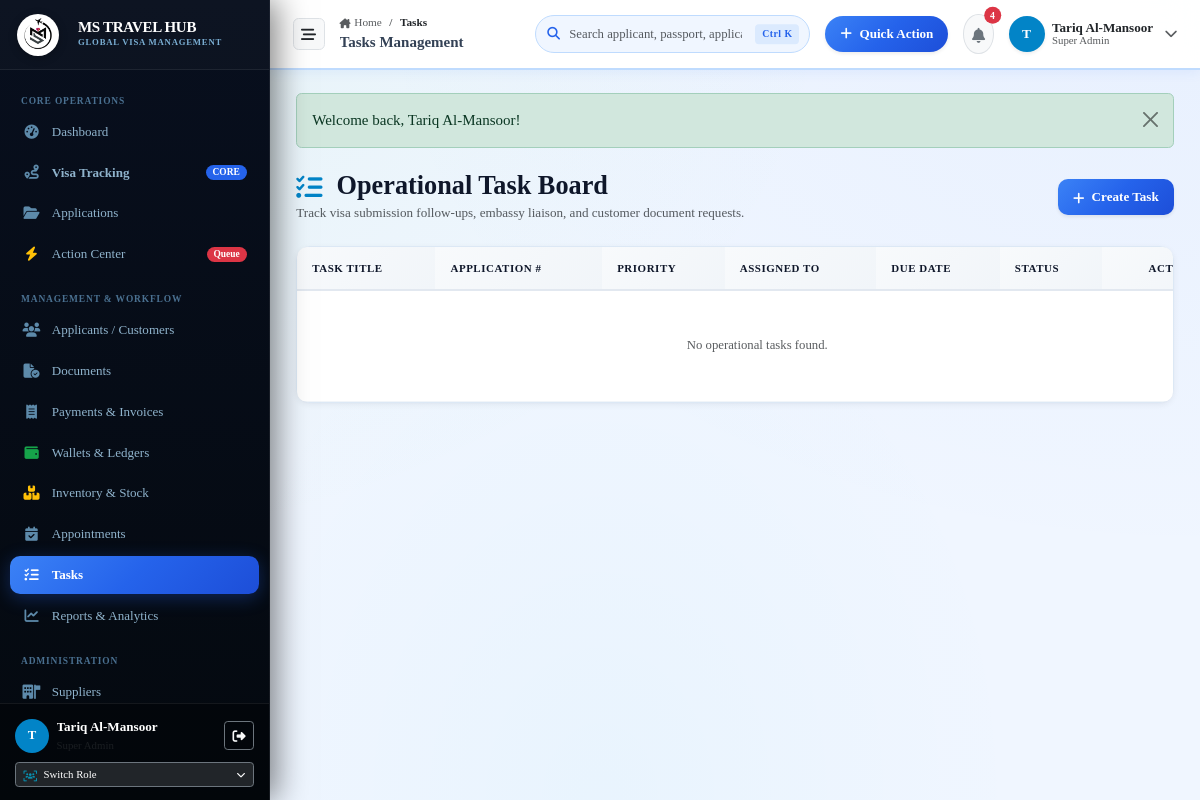
The page /tasks (signed in) on the database as committed earlier.
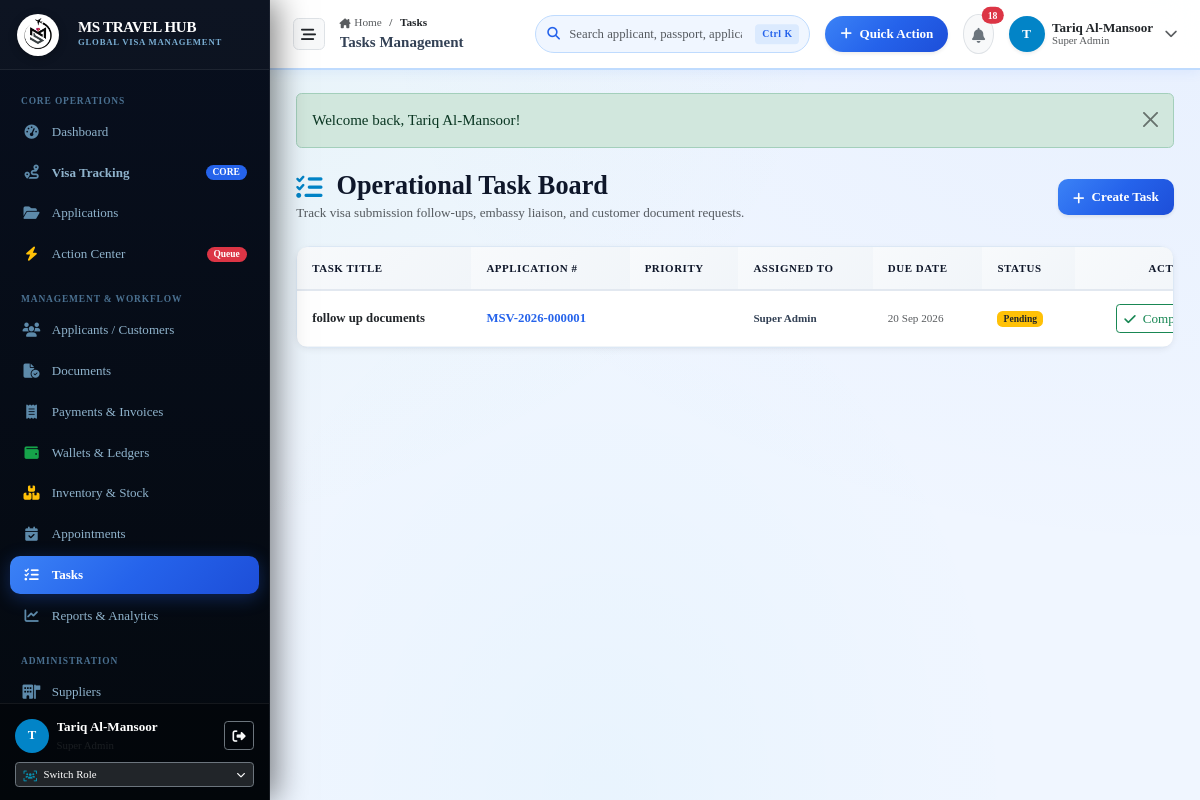
The same page on the database as committed later.
### tables this page shows
CREATE TABLE tasks (
    id INTEGER PRIMARY KEY AUTOINCREMENT,
    application_id INTEGER,
    customer_id INTEGER,
    task_title TEXT NOT NULL,
    description TEXT,
    task_type TEXT DEFAULT 'General',
    priority TEXT DEFAULT 'Normal',
    assigned_to INTEGER,
    created_by INTEGER,
    start_date DATE,
    due_date DATE,
    completed_at DATETIME,
    status TEXT DEFAULT 'Pending',
    notes TEXT,
    created_at DATETIME DEFAULT CURRENT_TIMESTAMP,
    updated_at DATETIME DEFAULT CURRENT_TIMESTAMP, completion_notes TEXT NULL, reassigned_to INTEGER NULL, department TEXT NULL,
    FOREIGN KEY (application_id) REFERENCES applications(id) ON DELETE CASCADE,
    FOREIGN KEY (customer_id) REFERENCES customers(id),
    FOREIGN KEY (assigned_to) REFERENCES users(id),
    FOREIGN KEY (created_by) REFERENCES users(id)
);

CREATE TABLE applications (
    id INTEGER PRIMARY KEY AUTOINCREMENT,
    application_number TEXT NOT NULL UNIQUE,
    customer_id INTEGER NOT NULL,
    visa_service_id INTEGER NOT NULL,
    branch_id INTEGER,
    assigned_staff_id INTEGER,
    supplier_id INTEGER,
    agent_id INTEGER,
    current_stage TEXT NOT NULL DEFAULT 'Application Registered',
    status TEXT NOT NULL DEFAULT 'Draft',
    priority TEXT NOT NULL DEFAULT 'Normal',
    calculated_health INTEGER DEFAULT 100,
    health_reason TEXT,
    nationality TEXT NOT NULL,
    residence_country TEXT NOT NULL,
    passport_number TEXT NOT NULL,
    travel_date DATE,
    return_date DATE,
    application_date DATE NOT NULL,
    expected_completion_date DATE,
    actual_completion_date DATE,
    selling_price REAL NOT NULL DEFAULT 0.00,
    discount REAL DEFAULT 0.00,
    tax_amount REAL DEFAULT 0.00,
    total_amount REAL NOT NULL DEFAULT 0.00,
    paid_amount REAL DEFAULT 0.00,
    balance_amount REAL DEFAULT 0.00,
    supplier_cost REAL DEFAULT 0.00,
    other_expenses REAL DEFAULT 0.00,
    gross_profit REAL DEFAULT 0.00,
    supplier_reference TEXT,
    embassy_reference TEXT,
    visa_number TEXT,
    visa_issue_date DATE,
    visa_expiry_date DATE,
    visa_file TEXT,
    rejection_reason_customer TEXT,
    rejection_reason_internal TEXT,
    return_reason TEXT,
    return_deadline DATE,
    internal_notes TEXT,
    customer_notes TEXT,
    is_archived INTEGER DEFAULT 0,
    created_by INTEGER,
    created_at DATETIME DEFAULT CURRENT_TIMESTAMP,
    updated_at DATETIME DEFAULT CURRENT_TIMESTAMP, next_action TEXT NULL, next_action_due_date DATE NULL, agent_price REAL DEFAULT 0.00, submission_date DATE NULL, embassy_fee DECIMAL(10,2) DEFAULT 0.00, service_fee DECIMAL(10,2) DEFAULT 0.00, notes TEXT NULL, discount_amount DECIMAL(10,2) DEFAULT 0.00, destination_country TEXT NULL, visa_category TEXT NULL, visa_type TEXT NULL, visa_duration TEXT NULL, entry_type TEXT NULL, passport_expiry_date DATE NULL, processing_type TEXT NULL, payment_type TEXT DEFAULT 'Pay Later', payment_status TEXT DEFAULT 'Unpaid',
    FOREIGN KEY (customer_id) REFERENCES customers(id),
    FOREIGN KEY (visa_service_id) REFERENCES visa_services(id),
    FOREIGN KEY (branch_id) REFERENCES branches(id),
    FOREIGN KEY (assigned_staff_id) REFERENCES users(id),
    FOREIGN KEY (supplier_id) REFERENCES suppliers(id),
    FOREIGN KEY (agent_id) REFERENCES agents(id),
    FOREIGN KEY (created_by) REFERENCES users(id)
);

### app/Controllers/TaskController.php (called while the page is built, shortened)
<?php
class TaskController
{
    public function index(): void
    {
        $pdo = Database::getConnection();
        $sql = "SELECT t.*,
                    a.application_number, a.id as app_id,
                    c.full_name as customer_name,
                    u.name as assigned_to_name, creator.name as created_by_name
                FROM tasks t
                LEFT JOIN applications a ON t.application_id = a.id
                LEFT JOIN customers c ON t.customer_id = c.id
                LEFT JOIN users u ON t.assigned_to = u.id
                LEFT JOIN users creator ON t.created_by = creator.id
                WHERE 1=1";
        $params = [];
        $sql .= " ORDER BY t.status = 'Completed' ASC, t.due_date ASC";
        $stmt = $pdo->prepare($sql);
        $stmt->execute($params);
        $tasks = $stmt->fetchAll();
        require_once dirname(__DIR__) . '/Views/tasks/index.php';
    }
}

### app/autoload.php (called while the page is built, shortened)
<?php
function e(?string $string): string {
    return htmlspecialchars((string)($string ?? ''), ENT_QUOTES, 'UTF-8');
}
function auth_user(): ?array {
    return $_SESSION['user'] ?? null;
}
function format_date(?string $date, string $format = 'd M Y'): string {
    return date($format, strtotime($date));
}

### app/Views/tasks/index.php (the view, shortened to what the changed rows need)
<?php
require_once dirname(__DIR__) . '/layouts/header.php';
require_once dirname(__DIR__) . '/layouts/topbar.php';
?>
<div class="content-body">
  <div class="card-custom">
    <div class="table-responsive">
      <table class="table table-custom align-middle mb-0">
        <thead>
          <tr>
            <th>Task Title</th>
            <th>Application #</th>
            <th>Priority</th>
            <th>Assigned To</th>
            <th>Due Date</th>
            <th>Status</th>
            <th class="text-end">Actions</th>
          </tr>
        </thead>
        <tbody>
          <?php if (empty($tasks)): ?>
            <tr><td colspan="7" class="text-center py-5 text-muted">No operational tasks found.</td></tr>
          <?php else: ?>
            <?php foreach ($tasks as $t): ?>
              <tr>
                <td>
                  <div class="fw-semibold text-dark"><?= e($t['task_title']) ?></div>
                </td>
                <td>
                  <?php if ($t['application_number']): ?>
                    <a href="/applications/show?id=<?= $t['app_id'] ?>" class="fw-bold"><?= e($t['application_number']) ?></a>
                  <?php else: ?>
                    <span class="text-muted small">General Task</span>
                  <?php endif; ?>
                </td>
                <td><span class="badge badge-priority-<?= strtolower($t['priority']) ?>"><?= e($t['priority']) ?></span></td>
                <td><span class="small fw-semibold"><?= e($t['assigned_to_name']) ?></span></td>
                <td>
                  <span class="small <?= strtotime($t['due_date']) < time() && $t['status'] !== 'Completed' ? 'text-danger fw-bold' : 'text-muted' ?>">
                    <?= format_date($t['due_date']) ?>
                  </span>
                </td>
                <td>
                  <span class="badge <?= $t['status'] === 'Completed' ? 'bg-success' : ($t['status'] === 'In Progress' ? 'bg-primary' : 'bg-warning text-dark') ?>">
                    <?= e($t['status']) ?>
                  </span>
                </td>
                <td class="text-end">
                  <?php if ($t['status'] !== 'Completed'): ?>
                    <form action="/tasks/status" method="POST" class="d-inline">
                      <button type="submit" class="btn btn-outline-success btn-sm py-1 px-2">
                        <i class="fa-solid fa-check me-1"></i> Complete
                      </button>
                    </form>
                  <?php endif; ?>
                </td>
              </tr>
            <?php endforeach; ?>
          <?php endif; ?>
        </tbody>
      </table>
    </div>
  </div>
</div>
<?php require_once dirname(__DIR__) . '/layouts/footer.php'; ?>

### app/Views/layouts/topbar.php (shortened to what the changed rows need)
<?php
$currentUser = auth_user();
$pdo = App\Config\Database::getConnection();
$unreadNotifs = 0;
try {
    $stmtCount = $pdo->query("SELECT COUNT(*) FROM notifications WHERE (recipient_type = 'Staff' OR user_id = " . (int)($currentUser['id'] ?? 0) . ") AND is_read = 0");
    $unreadNotifs = (int)$stmtCount->fetchColumn();
} catch (\Throwable $e) {
}
$currentUri = parse_url($_SERVER['REQUEST_URI'] ?? '', PHP_URL_PATH);
$uriSegments = array_filter(explode('/', trim($currentUri, '/')));
?>
<div class="app-main-content" id="appMainContent">
<header class="app-topbar" id="appTopbar">
  <div class="d-flex align-items-center gap-2 gap-md-3">
    <div class="d-none d-lg-block topbar-breadcrumb-container" style="min-width: 180px; max-width: 340px;">
      <nav aria-label="breadcrumb">
        <ol class="breadcrumb mb-0" style="font-size: 0.75rem;">
          <li class="breadcrumb-item"><a href="/dashboard" class="text-decoration-none text-muted"><i class="fa-solid fa-house-chimney small me-1"></i>Home</a></li>
          <?php if (empty($uriSegments) || $currentUri === '/dashboard'): ?>
            <li class="breadcrumb-item active text-dark fw-semibold" aria-current="page">Dashboard</li>
          <?php else: ?>
            <?php
            $accumulated = '';
            $totalSeg = count($uriSegments);
            $idx = 0;
            foreach ($uriSegments as $seg):
              $idx++;
              $accumulated .= '/' . $seg;
              $segLabel = ucwords(str_replace(['-', '_'], ' ', $seg));
              if ($idx === $totalSeg): ?>
                <li class="breadcrumb-item active text-dark fw-semibold" aria-current="page"><?= e($segLabel) ?></li>
              <?php else: ?>
                <li class="breadcrumb-item"><a href="<?= e($accumulated) ?>" class="text-decoration-none text-muted"><?= e($segLabel) ?></a></li>
              <?php endif; ?>
            <?php endforeach; ?>
          <?php endif; ?>
        </ol>
      </nav>
    </div>
  </div>
  <div class="d-flex align-items-center gap-2 gap-md-3 flex-shrink-0">
    <div class="dropdown">
      <button class="btn btn-light position-relative p-2 rounded-circle border topbar-icon-btn" id="topbarNotifBtn" type="button" data-bs-toggle="dropdown" aria-expanded="false" title="Notifications">
        <i class="fa-solid fa-bell text-secondary"></i>
        <span id="topbarNotifBadge" class="position-absolute top-0 start-100 translate-middle badge rounded-pill bg-danger <?= $unreadNotifs > 0 ? '' : 'd-none' ?>" style="font-size: 0.65rem;">
          <?= $unreadNotifs > 99 ? '99+' : $unreadNotifs ?>
        </span>
      </button>
    </div>
  </div>
</header>

Rows that differ between the two databases and show on the page:
added tasks: task_title "follow up documents", application.application_number "MSV-2026-000001", assigned_to_name "Super Admin", due_date "20 Sep 2026", status "Pending"
Other text that changed with them:
$unreadNotifs: "4" → "18"
text no longer shown: "No operational tasks found."
